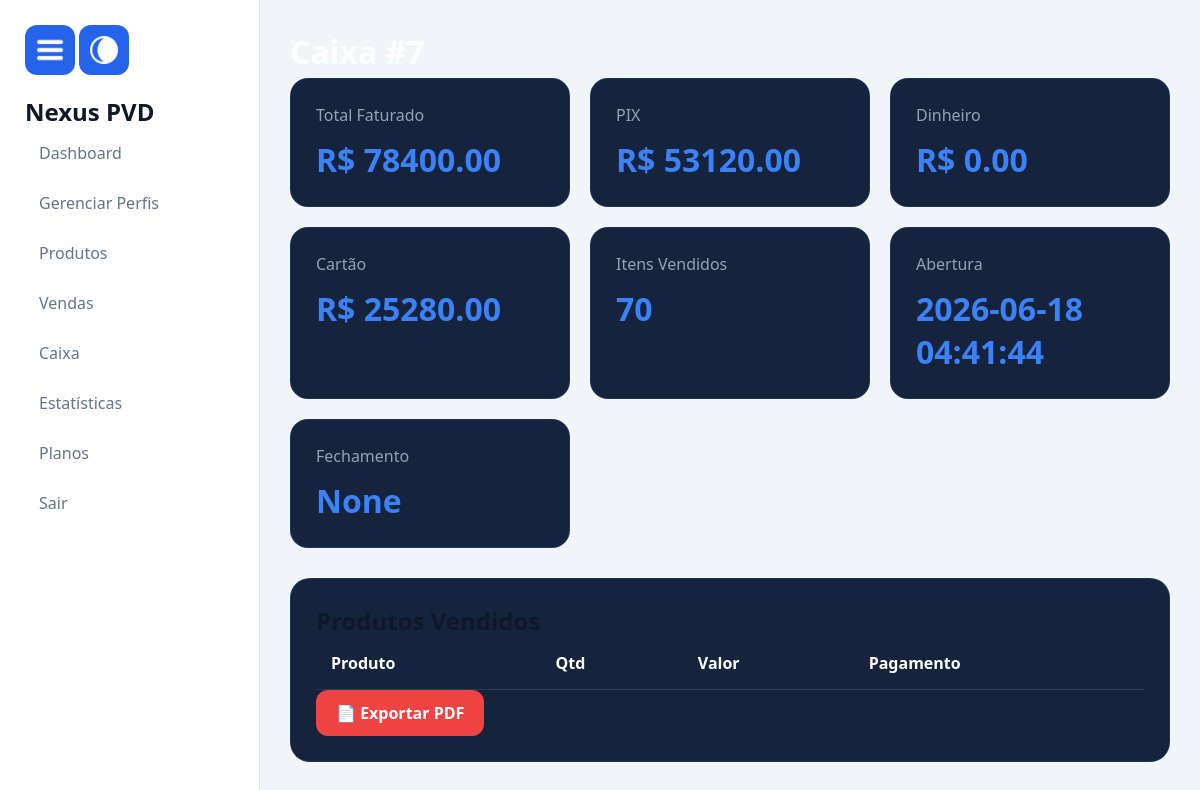
The app's page /historico_caixa/7 (signed in), older data.
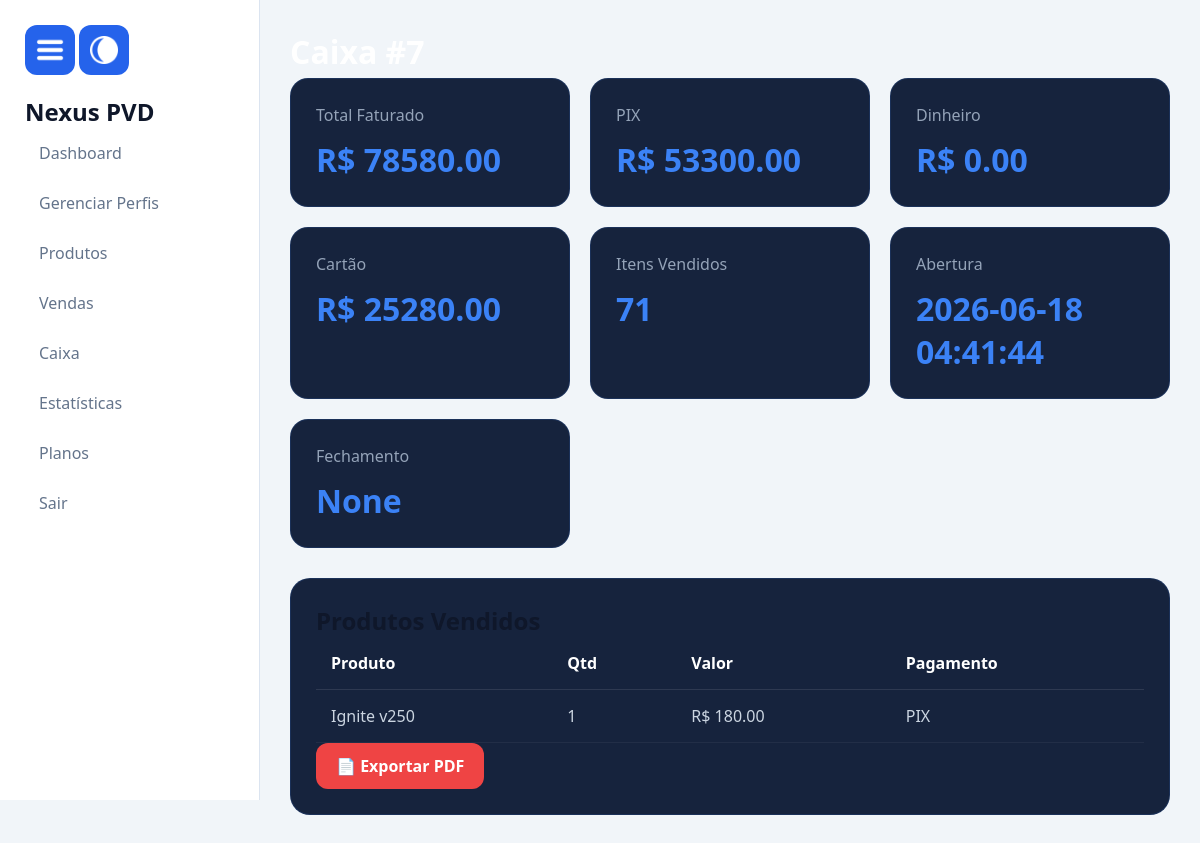
The same page, newer data.
### tables this page shows
CREATE TABLE vendas(

    id INTEGER PRIMARY KEY AUTOINCREMENT,

    produto_id INTEGER,

    quantidade INTEGER,

    valor REAL,

    pagamento TEXT,

    empresa_id INTEGER,

    caixa_id INTEGER,

    cancelada INTEGER DEFAULT 0,

    data TIMESTAMP DEFAULT CURRENT_TIMESTAMP

, usuario_id INTEGER, data_venda DATATIME);

CREATE TABLE produtos(

    id INTEGER PRIMARY KEY AUTOINCREMENT,

    nome TEXT,
    preco REAL,
    estoque INTEGER,

    codigo_barras TEXT,

    empresa_id INTEGER

);

### routes/historico_caixas.py (the view)
    @app.route("/historico_caixa/<int:caixa_id>")
    def historico_caixa(caixa_id):
        if not session.get("logado"):
            return redirect("/")
        conn = conectar()
        cursor = conn.cursor()
        empresa_id = session["empresa_id"]
        cursor.execute("""

        SELECT *

        FROM caixa

        WHERE id = ?
        AND empresa_id = ?

        """, (
            caixa_id,
            empresa_id
        ))
        caixa = cursor.fetchone()
        if not caixa:
            conn.close()
            return redirect("/historico_caixas")
        cursor.execute("""

        SELECT

            produtos.nome,
            vendas.quantidade,
            vendas.valor,
            vendas.pagamento

        FROM vendas

        INNER JOIN produtos
        ON produtos.id = vendas.produto_id

        WHERE vendas.caixa_id = ?

        ORDER BY vendas.id DESC

        """, (
            caixa_id,
        ))
        vendas = cursor.fetchall()
        cursor.execute("""

        SELECT IFNULL(SUM(valor),0) as total

        FROM vendas

        WHERE caixa_id = ?

        """, (
            caixa_id,
        ))
        total_faturado = cursor.fetchone()["total"]
        cursor.execute("""

        SELECT IFNULL(SUM(valor),0) as total

        FROM vendas

        WHERE caixa_id = ?
        AND pagamento = 'PIX'

        """, (
            caixa_id,
        ))
        total_pix = cursor.fetchone()["total"]
        cursor.execute("""

        SELECT IFNULL(SUM(valor),0) as total

        FROM vendas

        WHERE caixa_id = ?
        AND pagamento = 'Dinheiro'

        """, (
            caixa_id,
        ))
        total_dinheiro = cursor.fetchone()["total"]
        cursor.execute("""

        SELECT IFNULL(SUM(valor),0) as total

        FROM vendas

        WHERE caixa_id = ?
        AND pagamento = 'Cartão'

        """, (
            caixa_id,
        ))
        total_cartao = cursor.fetchone()["total"]
        cursor.execute("""

        SELECT IFNULL(SUM(quantidade),0) as total

        FROM vendas

        WHERE caixa_id = ?

        """, (
            caixa_id,
        ))
        total_itens = cursor.fetchone()["total"]
        conn.close()
        return render_template(
        "historico_caixa.html",
        caixa=caixa,
        vendas=vendas,
        total_faturado=total_faturado,
        total_itens=total_itens,
        total_pix=total_pix,
        total_dinheiro=total_dinheiro,
        total_cartao=total_cartao
    )

### database.py (called while the page is built)
def conectar():
    conn = sqlite3.connect("database/database.db", timeout=30)
    conn.execute("PRAGMA journal_mode=WAL")
    conn.row_factory = sqlite3.Row
    return conn

### templates/historico_caixa.html (shortened to what this page needs)
{% extends "layout.html" %}
{% block css %}
<link rel="stylesheet" href="{{ url_for('static', filename='css/estatisticas.css') }}">
{% endblock %}
{% block content %}
<h1 class="titulo-pagina">
</h1>
<div class="stats-grid">
    <div class="stat-card">
        <span>Total Faturado</span>
        <h2>
            R$ {{ "%.2f"|format(total_faturado) }}
        </h2>
    </div>
    <div class="stat-card">
        <span>PIX</span>
        <h2>
            R$ {{ "%.2f"|format(total_pix) }}
        </h2>
    </div>
    <div class="stat-card">
        <span>Dinheiro</span>
        <h2>
            R$ {{ "%.2f"|format(total_dinheiro) }}
        </h2>
    </div>
    <div class="stat-card">
        <span>Cartão</span>
        <h2>
            R$ {{ "%.2f"|format(total_cartao) }}
        </h2>
    </div>
    <div class="stat-card">
        <span>Itens Vendidos</span>
        <h2>
            {{ total_itens }}
        </h2>
    </div>
    <div class="stat-card">
        <span>Abertura</span>
        <h2>
            {{ caixa.data_abertura }}
        </h2>
    </div>
    <div class="stat-card">
        <span>Fechamento</span>
        <h2>
            {{ caixa.data_fechamento }}
        </h2>
    </div>
</div>
<div class="grafico-card">
    <h2>
    </h2>
    <table class="tabela-vendas">
        <thead>
            <tr>
                <th>Produto</th>
                <th>Qtd</th>
                <th>Valor</th>
                <th>Pagamento</th>
            </tr>
        </thead>
        <tbody>
            {% for venda in vendas %}
            <tr>
                <td>{{ venda.nome }}</td>
                <td>{{ venda.quantidade }}</td>
                <td>R$ {{ "%.2f"|format(venda.valor) }}</td>
                <td>{{ venda.pagamento }}</td>
            </tr>
            {% endfor %}
        </tbody>
    </table>
    <a href="/relatorio_caixa/{{ caixa.id }}" class="btn btn-danger">
        📄 Exportar PDF
    </a>
</div>
{% endblock %}

Row changes from the older to the newer data that the page shows:
added vendas: nome "Ignite v250", quantidade "1", valor "180.00", pagamento "PIX"
Text that changed along with them:
{{ "%.2f"|format(total_faturado) }}: "78400.00" → "78580.00"
{{ "%.2f"|format(total_pix) }}: "53120.00" → "53300.00"
{{ total_itens }}: "70" → "71"
